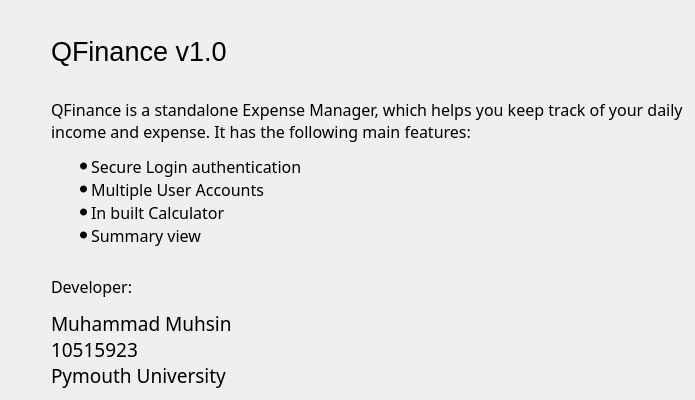
<?xml version="1.0" encoding="UTF-8"?>
<ui version="4.0">
 <class>About</class>
 <widget class="QWidget" name="About">
  <property name="geometry">
   <rect>
    <x>0</x>
    <y>0</y>
    <width>650</width>
    <height>400</height>
   </rect>
  </property>
  <property name="windowTitle">
   <string>Form</string>
  </property>
  <layout class="QGridLayout" name="gridLayout">
   <item row="0" column="0">
    <layout class="QGridLayout" name="gridLayout_2">
     <item row="3" column="1">
      <widget class="QLabel" name="lblCredits">
       <property name="minimumSize">
        <size>
         <width>0</width>
         <height>113</height>
        </size>
       </property>
       <property name="font">
        <font>
         <family>Calibri Light</family>
         <pointsize>14</pointsize>
        </font>
       </property>
       <property name="text">
        <string>&lt;html&gt;&lt;head/&gt;&lt;body&gt;&lt;p&gt;&lt;span style=&quot; font-size:12pt;&quot;&gt;Developer:&lt;/span&gt;&lt;/p&gt;&lt;p&gt;Muhammad Muhsin&lt;br/&gt;10515923&lt;br/&gt;Pymouth University&lt;/p&gt;&lt;/body&gt;&lt;/html&gt;</string>
       </property>
      </widget>
     </item>
     <item row="0" column="1">
      <widget class="QLabel" name="lblHeading">
       <property name="font">
        <font>
         <family>Segoe UI</family>
         <pointsize>20</pointsize>
        </font>
       </property>
       <property name="text">
        <string>QFinance v1.0</string>
       </property>
      </widget>
     </item>
     <item row="1" column="1">
      <widget class="QLabel" name="lblDescription">
       <property name="minimumSize">
        <size>
         <width>0</width>
         <height>160</height>
        </size>
       </property>
       <property name="font">
        <font>
         <family>Calibri Light</family>
         <pointsize>12</pointsize>
        </font>
       </property>
       <property name="text">
        <string>&lt;html&gt;&lt;head/&gt;&lt;body&gt;&lt;p&gt;QFinance is a standalone Expense Manager, which helps you keep track of your daily &lt;br/&gt;income and expense. It has the following main features: &lt;/p&gt;&lt;ul style=&quot;margin-top: 0px; margin-bottom: 0px; margin-left: 0px; margin-right: 0px; -qt-list-indent: 1;&quot;&gt;&lt;li style=&quot; margin-top:12px; margin-bottom:0px; margin-left:0px; margin-right:0px; -qt-block-indent:0; text-indent:0px;&quot;&gt;Secure Login authentication&lt;/li&gt;&lt;/ul&gt;&lt;ul style=&quot;margin-top: 0px; margin-bottom: 0px; margin-left: 0px; margin-right: 0px; -qt-list-indent: 1;&quot;&gt;&lt;li style=&quot; margin-top:0px; margin-bottom:0px; margin-left:0px; margin-right:0px; -qt-block-indent:0; text-indent:0px;&quot;&gt;Multiple User Accounts&lt;/li&gt;&lt;li style=&quot; margin-top:0px; margin-bottom:0px; margin-left:0px; margin-right:0px; -qt-block-indent:0; text-indent:0px;&quot;&gt;In built Calculator&lt;/li&gt;&lt;li style=&quot; margin-top:0px; margin-bottom:0px; margin-left:0px; margin-right:0px; -qt-block-indent:0; text-indent:0px;&quot;&gt;Summary view&lt;br/&gt;&lt;/li&gt;&lt;/ul&gt;&lt;/body&gt;&lt;/html&gt;</string>
       </property>
       <property name="textFormat">
        <enum>Qt::RichText</enum>
       </property>
      </widget>
     </item>
     <item row="3" column="0">
      <spacer name="horizontalSpacer">
       <property name="orientation">
        <enum>Qt::Horizontal</enum>
       </property>
       <property name="sizeType">
        <enum>QSizePolicy::Fixed</enum>
       </property>
       <property name="sizeHint" stdset="0">
        <size>
         <width>40</width>
         <height>20</height>
        </size>
       </property>
      </spacer>
     </item>
    </layout>
   </item>
  </layout>
 </widget>
 <resources/>
 <connections/>
</ui>
